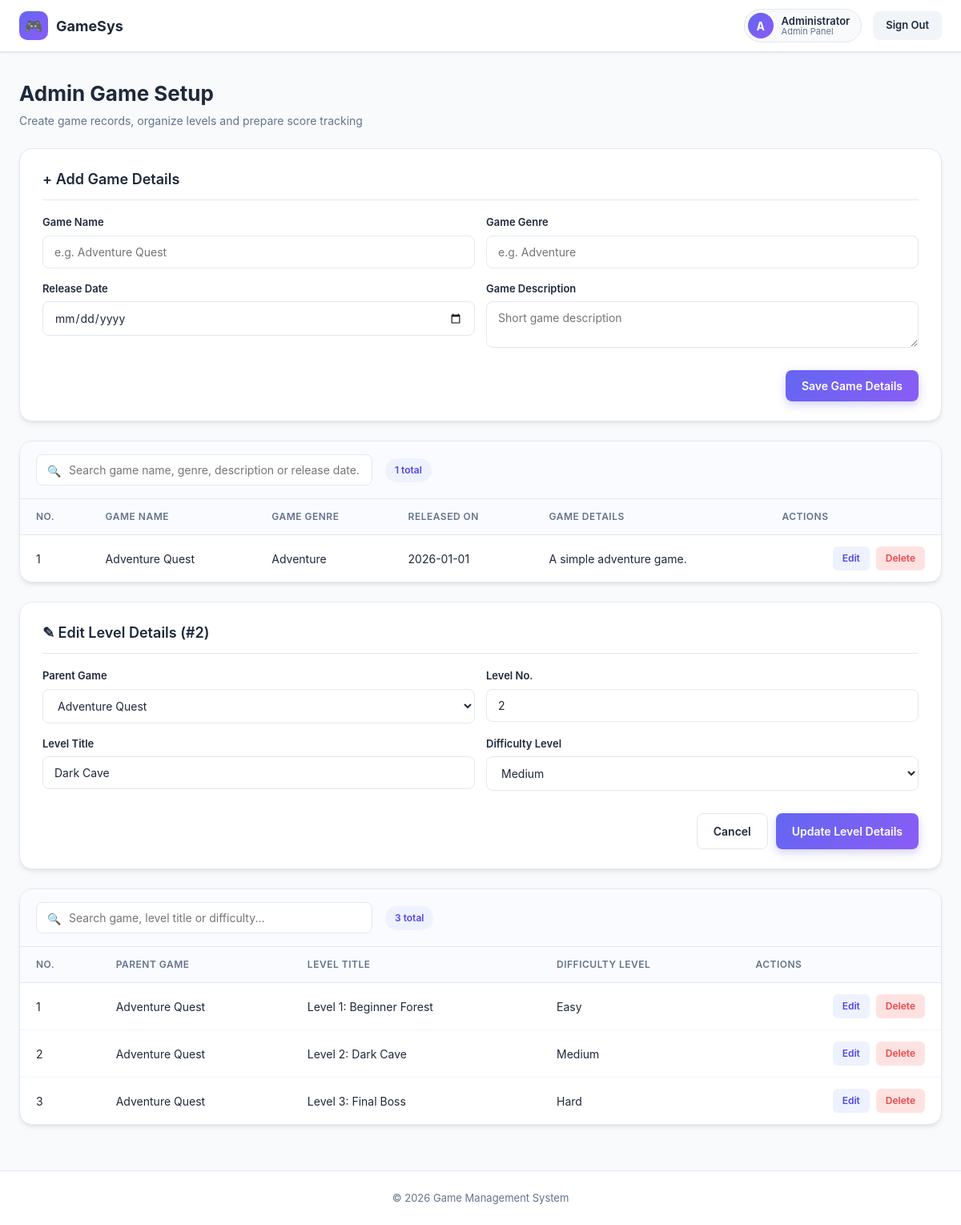
Page /index.php?page=admin&action=level_edit&id=2 (signed in) on the committed database.
### tables this page shows
CREATE TABLE `games` (
  `id` int(11) NOT NULL,
  `title` varchar(200) NOT NULL,
  `genre` varchar(100) DEFAULT NULL,
  `description` text DEFAULT NULL,
  `release_date` date DEFAULT NULL,
  `created_at` timestamp NOT NULL DEFAULT current_timestamp()
);

CREATE TABLE `game_levels` (
  `id` int(11) NOT NULL,
  `game_id` int(11) NOT NULL,
  `level_number` int(11) NOT NULL,
  `level_name` varchar(100) NOT NULL,
  `difficulty` enum('Easy','Medium','Hard') DEFAULT 'Easy'
);

### controllers.php (called while the page is built, shortened)
<?php
function adminCtrl($conn) {
    $action = $_GET['action'] ?? 'list';
    $editing = null;
    $editingLevel = null;
    $difficulties = ['Easy', 'Medium', 'Hard'];
    if ($action === 'level_edit' && !$editingLevel) {
        $id = intval($_GET['id'] ?? 0);
        $editingLevel = getLevel($conn, $id);
    }
    $games = getGames($conn);
    $levels = getLevels($conn);
    require 'views/admin.php';
}
?>

### models.php (called while the page is built, shortened)
<?php
function getGames($conn) {
    $r = mysqli_query($conn, "SELECT id, title, genre, description, release_date FROM games ORDER BY id DESC");
    return $r ? mysqli_fetch_all($r, MYSQLI_ASSOC) : [];
}
function getLevels($conn) {
    $r = mysqli_query($conn,
        "SELECT l.id, l.game_id, l.level_number, l.level_name, l.difficulty, g.title AS game_title
         FROM game_levels l
         JOIN games g ON l.game_id = g.id
         ORDER BY g.title ASC, l.level_number ASC");
    return $r ? mysqli_fetch_all($r, MYSQLI_ASSOC) : [];
}
function getLevel($conn, $id) {
    $stmt = mysqli_prepare($conn,
        "SELECT l.id, l.game_id, l.level_number, l.level_name, l.difficulty, g.title AS game_title
         FROM game_levels l
         JOIN games g ON l.game_id = g.id
         WHERE l.id = ?");
    mysqli_stmt_bind_param($stmt, 'i', $id);
    mysqli_stmt_execute($stmt);
    $row = mysqli_fetch_assoc(mysqli_stmt_get_result($stmt));
    return $row;
}
?>

### views/admin.php (the view, shortened to what this page needs)
<?php $user = $_SESSION['user']; $isEdit = !empty($editing); $isLevelEdit = !empty($editingLevel); ?>
<!DOCTYPE html>
<html lang="en">
<head>
<link rel="stylesheet" href="style.css">
</head>
<body class="app-body">
<header class="navbar">
    <div class="navbar-inner">
        <a class="brand" href="index.php?page=admin">
            <span class="brand-icon">&#127918;</span>
            <span>GameSys</span>
        </a>
        <div class="nav-user">
            <span class="user-pill">
                <span class="user-avatar"><?= strtoupper(substr($user['name'], 0, 1)) ?></span>
                <span class="user-meta">
                    <span class="user-name"><?= htmlspecialchars($user['name']) ?></span>
                    <span class="user-role">Admin Panel</span>
                </span>
            </span>
            <a href="index.php?page=logout" class="btn-logout">Sign Out</a>
        </div>
    </div>
</header>
<main class="main-content">
    <div class="page-header">
        <div>
            <h1 class="page-title">Admin Game Setup</h1>
            <p class="page-sub">Create game records, organize levels and prepare score tracking</p>
        </div>
    </div>
    <div class="card form-card">
        <h3 class="card-title">
            <?= $isEdit ? '&#9998; Edit Game Details (#' . intval($editing['id']) . ')' : '+ Add Game Details' ?>
        </h3>
        <form method="POST"
              action="index.php?page=admin&action=<?= $isEdit ? 'update&id=' . intval($editing['id']) : 'add' ?>"
              class="form" novalidate>
            <div class="field-row">
                <div class="field">
                    <label for="title">Game Name</label>
                    <input type="text" id="title" name="title"
                           value="<?= htmlspecialchars($editing['title'] ?? '') ?>"
                           placeholder="e.g. Adventure Quest" required>
                </div>
                <div class="field">
                    <label for="genre">Game Genre</label>
                    <input type="text" id="genre" name="genre"
                           value="<?= htmlspecialchars($editing['genre'] ?? '') ?>"
                           placeholder="e.g. Adventure" required>
                </div>
            </div>
            <div class="field-row">
                <div class="field">
                    <label for="release_date">Release Date</label>
                    <input type="date" id="release_date" name="release_date"
                           value="<?= htmlspecialchars($editing['release_date'] ?? '') ?>">
                </div>
                <div class="field">
                    <label for="description">Game Description</label>
                    <textarea id="description" name="description"
                              placeholder="Short game description"><?= htmlspecialchars($editing['description'] ?? '') ?></textarea>
                </div>
            </div>
            <div class="form-actions">
                <?php if ($isEdit): ?>
                    <a href="index.php?page=admin" class="btn btn-ghost">Cancel</a>
                    <button type="submit" class="btn btn-primary">Update Game Details</button>
                <?php else: ?>
                    <button type="submit" class="btn btn-primary">Save Game Details</button>
                <?php endif; ?>
            </div>
        </form>
    </div>
    <div class="card">
        <div class="card-toolbar">
            <div class="search-wrap">
                <span class="search-icon">&#128269;</span>
                <input type="text" id="gameSearchInput" class="search-input"
                       placeholder="Search game name, genre, description or release date...">
            </div>
            <span class="badge" id="gameResultCount"><?= count($games) ?> total</span>
        </div>
        <div class="table-wrap">
            <table class="data-table">
                <thead>
                    <tr>
                        <th>No.</th>
                        <th>Game Name</th>
                        <th>Game Genre</th>
                        <th>Released On</th>
                        <th>Game Details</th>
                        <th class="text-right">Actions</th>
                    </tr>
                </thead>
                <tbody id="gameTableBody">
                    <?php if (empty($games)): ?>
                        <tr><td colspan="6" class="empty">No game records yet.</td></tr>
                    <?php else: ?>
                        <?php foreach ($games as $i => $game): ?>
                            <tr>
                                <td><?= $i + 1 ?></td>
                                <td><?= htmlspecialchars($game['title']) ?></td>
                                <td><?= htmlspecialchars($game['genre']) ?></td>
                                <td><?= htmlspecialchars($game['release_date'] ?? 'Not set') ?></td>
                                <td><?= htmlspecialchars($game['description'] ?? '') ?></td>
                                <td class="text-right">
                                    <a class="btn-sm btn-edit"
                                       href="index.php?page=admin&action=edit&id=<?= $game['id'] ?>">Edit</a>
                                    <a class="btn-sm btn-delete"
                                       href="index.php?page=admin&action=delete&id=<?= $game['id'] ?>"
                                       onclick="return confirm('Delete this game record? Related levels and scores will also be removed.')">Delete</a>
                                </td>
                            </tr>
                        <?php endforeach; ?>
                    <?php endif; ?>
                </tbody>
            </table>
        </div>
    </div>
    <div class="card form-card">
        <h3 class="card-title">
            <?= $isLevelEdit ? '&#9998; Edit Level Details (#' . intval($editingLevel['id']) . ')' : '+ Add Level Details' ?>
        </h3>
        <form method="POST"
              action="index.php?page=admin&action=<?= $isLevelEdit ? 'level_update&id=' . intval($editingLevel['id']) : 'level_add' ?>"
              class="form" novalidate>
            <div class="field-row">
                <div class="field">
                    <label for="game_id">Parent Game</label>
                    <select id="game_id" name="game_id" required>
                        <?php foreach ($games as $game): ?>
                            <option value="<?= $game['id'] ?>"
                                <?= intval($editingLevel['game_id'] ?? 0) === intval($game['id']) ? 'selected' : '' ?>>
                                <?= htmlspecialchars($game['title']) ?>
                            </option>
                        <?php endforeach; ?>
                    </select>
                </div>
                <div class="field">
                    <label for="level_number">Level No.</label>
                    <input type="number" id="level_number" name="level_number" min="1"
                           value="<?= htmlspecialchars($editingLevel['level_number'] ?? '') ?>"
                           placeholder="1" required>
                </div>
            </div>
            <div class="field-row">
                <div class="field">
                    <label for="level_name">Level Title</label>
                    <input type="text" id="level_name" name="level_name"
                           value="<?= htmlspecialchars($editingLevel['level_name'] ?? '') ?>"
                           placeholder="e.g. Beginner Forest" required>
                </div>
                <div class="field">
                    <label for="difficulty">Difficulty Level</label>
                    <select id="difficulty" name="difficulty" required>
                        <?php foreach ($difficulties as $difficulty): ?>
                            <option value="<?= $difficulty ?>"
                                <?= ($editingLevel['difficulty'] ?? 'Easy') === $difficulty ? 'selected' : '' ?>>
                                <?= $difficulty ?>
                            </option>
                        <?php endforeach; ?>
                    </select>
                </div>
            </div>
            <div class="form-actions">
                <?php if ($isLevelEdit): ?>
                    <a href="index.php?page=admin" class="btn btn-ghost">Cancel</a>
                    <button type="submit" class="btn btn-primary">Update Level Details</button>
                <?php else: ?>
                    <button type="submit" class="btn btn-primary">Save Level Details</button>
                <?php endif; ?>
            </div>
        </form>
    </div>
    <div class="card">
        <div class="card-toolbar">
            <div class="search-wrap">
                <span class="search-icon">&#128269;</span>
                <input type="text" id="levelSearchInput" class="search-input"
                       placeholder="Search game, level title or difficulty...">
            </div>
            <span class="badge" id="levelResultCount"><?= count($levels) ?> total</span>
        </div>
        <div class="table-wrap">
            <table class="data-table">
                <thead>
                    <tr>
                        <th>No.</th>
                        <th>Parent Game</th>
                        <th>Level Title</th>
                        <th>Difficulty Level</th>
                        <th class="text-right">Actions</th>
                    </tr>
                </thead>
                <tbody id="levelTableBody">
                    <?php if (empty($levels)): ?>
                        <tr><td colspan="5" class="empty">No level records yet.</td></tr>
                    <?php else: ?>
                        <?php foreach ($levels as $i => $level): ?>
                            <tr>
                                <td><?= $i + 1 ?></td>
                                <td><?= htmlspecialchars($level['game_title']) ?></td>
                                <td>Level <?= htmlspecialchars($level['level_number']) ?>: <?= htmlspecialchars($level['level_name']) ?></td>
                                <td><?= htmlspecialchars($level['difficulty']) ?></td>
                                <td class="text-right">
                                    <a class="btn-sm btn-edit"
                                       href="index.php?page=admin&action=level_edit&id=<?= $level['id'] ?>">Edit</a>
                                    <a class="btn-sm btn-delete"
                                       href="index.php?page=admin&action=level_delete&id=<?= $level['id'] ?>"
                                       onclick="return confirm('Delete this level record? Related scores will keep the game but lose the level link.')">Delete</a>
                                </td>
                            </tr>
                        <?php endforeach; ?>
                    <?php endif; ?>
                </tbody>
            </table>
        </div>
    </div>
</main>
<footer class="footer">&copy; <?= date('Y') ?> Game Management System</footer>
</body>
</html>

### rows in the picture
games: title "Adventure Quest", genre "Adventure", release_date "2026-01-01", description "A simple adventure game."
game_levels: id "2", game_id "Adventure Quest", level_number "2", level_name "Dark Cave", difficulty "Medium", game.title "Adventure Quest"
game_levels: game.title "Adventure Quest", level_number "1", level_name "Beginner Forest", difficulty "Easy"
game_levels: game.title "Adventure Quest", level_number "3", level_name "Final Boss", difficulty "Hard"

### other values in the picture
substr($user['name'], 0, 1) "A"
$user['name'] "Administrator"
count($games) "1"
count($levels) "3"
